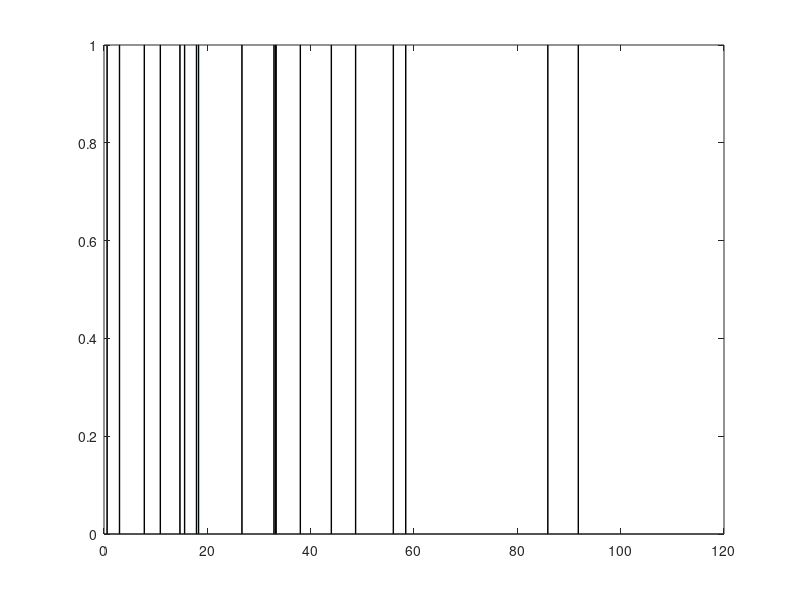

Reproduce this figure in MATLAB.
%% Simulation Methodology Explanation
%%%%%%%%%%%%%%%%%%%%%%%%%%%%%%%%%%%%%%%%%%%%%%%%%%%%%%%%%%%%%%%%%%%%%%%%%%%
%The simulation assumes that the number of spikes being generated at every
%time step is a poisson distribution with the mean number of spikes
%generated per time step given by:
%
%lambda = (rate of spiking)*(length of time interval)
%
%The probability of more than 1 spike being generated in a small enough
%time interval will be negligible (because the value of 'lambda' will be
%small enough).
%
%A random number is generated from this Poisson distribution at every time 
%step. If the generated number is greater than zero, a spike is issued in
%the time step.
%%%%%%%%%%%%%%%%%%%%%%%%%%%%%%%%%%%%%%%%%%%%%%%%%%%%%%%%%%%%%%%%%%%%%%%%%%%

%% Set Pre-Defined Parameters of Simulation (User Input)
rate = 1/5; %spikes/ms
timeStep = 0.1; %ms
spikeTrainLength = 100; %ms


%% Generate Relevant Variables and Perform Simulation
t = (timeStep:timeStep:spikeTrainLength); %vector for time steps
lambda = timeStep*rate; %Poisson parameter to calculate probabilities
pd = makedist('Poisson', 'lambda', lambda); %Poisson distribution for sampling random number
spikeTrain = zeros(1,length(t)); %output variable

for i = 1:length(t)
    simStep = random(pd, 1);
    if(simStep<1) 
        spikeTrain(1,i)=0;
    else
        spikeTrain(1,i)=1;
    end
end


%% Generate plot of spike train
bar(t,spikeTrain);


